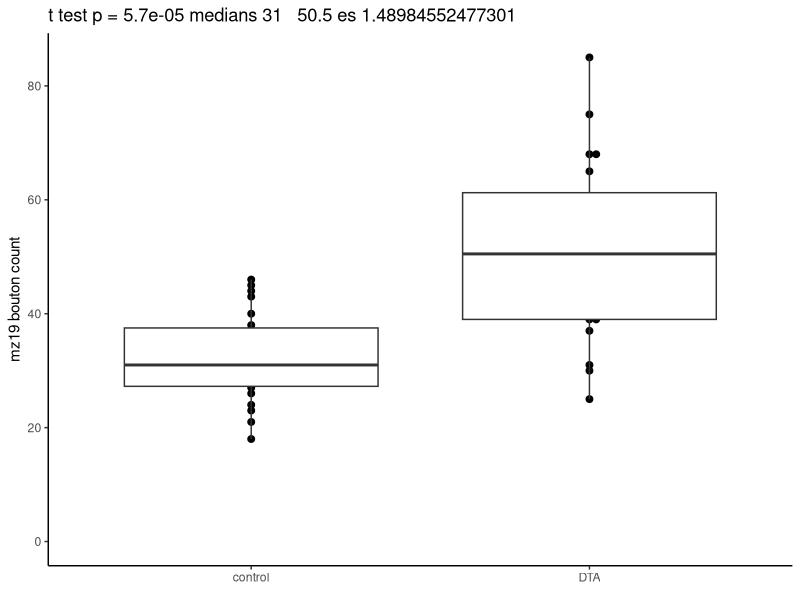
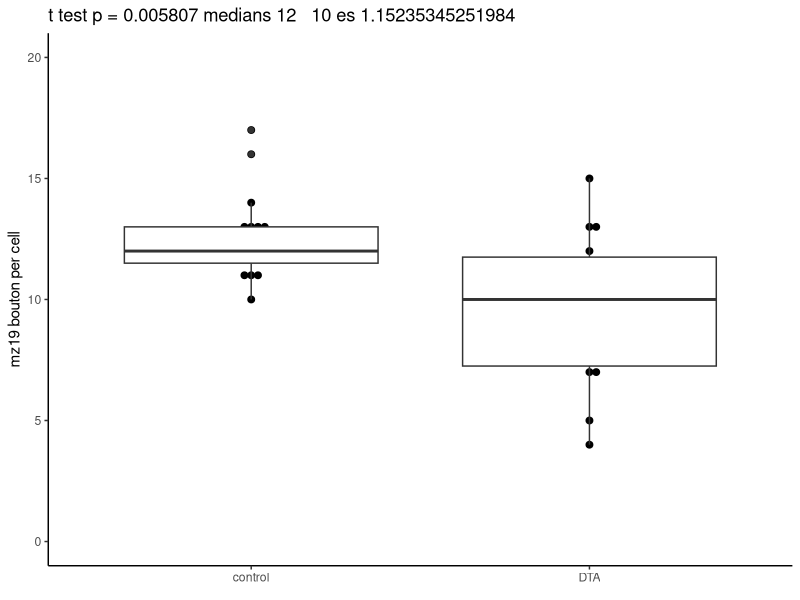
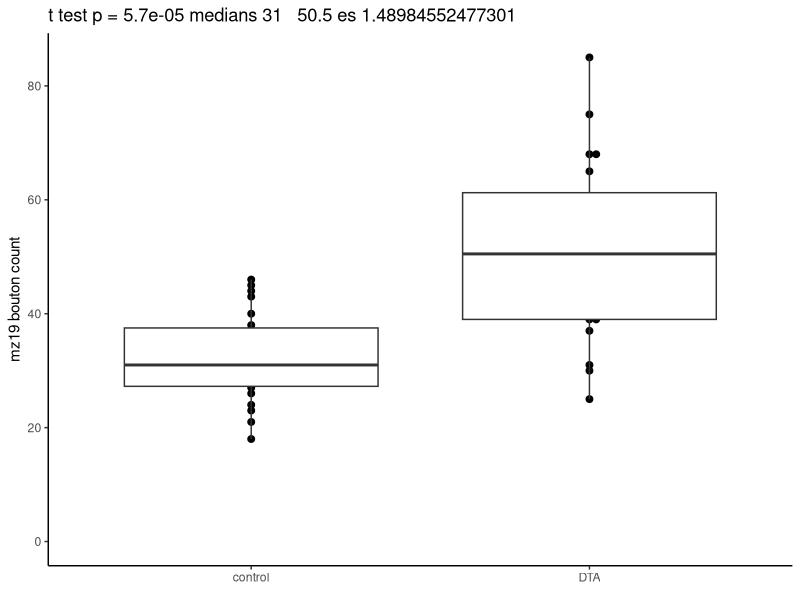
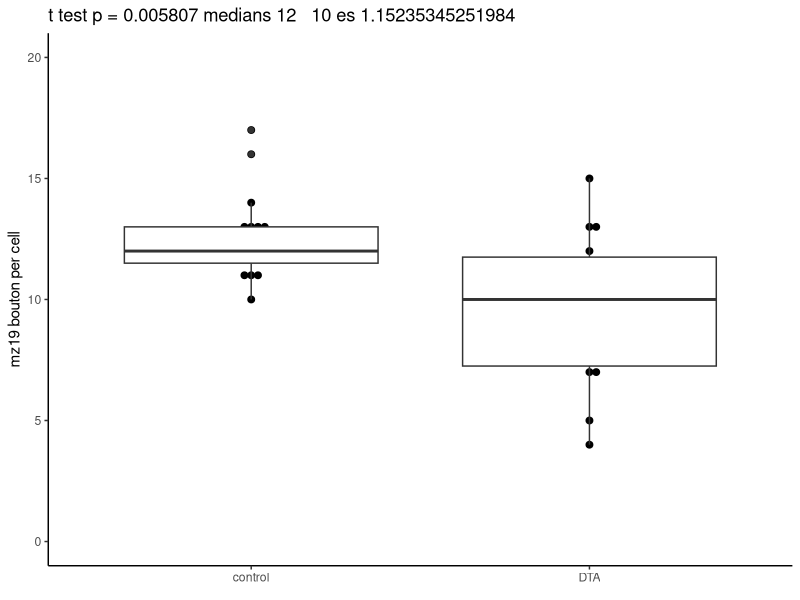

Write the R code that produced these figures, in order.
#Ablation Figure Collected Data
#started 04-26-2023
setwd("C:/Users/emmamtk/Dropbox (University of Michigan)/AhmedThorntonKolbe2022/CSVs for paper/Figure 6")
#load packages
library(ggplot2)
library(dplyr)
library(ggbeeswarm)
cohensd <- function(x,y){
  #absolute value of difference in group means
  diffinmeans <- abs(mean(x)-mean(y))
  #pooled standard deviation- root mean square of the standard deviations
  pooledsd <- sqrt(((sd(x)^2)+(sd(y)^2))/2)
  #cohens d
  return(diffinmeans/pooledsd)
}
#experiments
#20211201- VT033008 ablation with MZ19 label, luc RNAi control for DTA. anti GFP, anti dsRed, anti Chat
#20220511- VT033008 ablation with MZ19 label, empty attp40 control for DTA. anti GFP, anti dsRed, anti brp
#load data
mz19 <- read.csv('mz19_vt08_summary_data.csv')
#MZ19 bouton counts------
#shapiro test for normality
shapiro.test(filter(mz19,label=='control')$mz19.bouton.count) 
shapiro.test(filter(mz19,label=='DTA')$mz19.bouton.count) #both normal can use a t test
#t test for normal data
test <- t.test(filter(mz19,label=='control')$mz19.bouton.count,filter(mz19,label=='DTA')$mz19.bouton.count)
m1 <- median(filter(mz19,label=='control')$mz19.bouton.count)
m2 <- median(filter(mz19,label=='DTA')$mz19.bouton.count)
#cohens d for effect size
cd <- cohensd(filter(mz19, label=='control')$mz19.bouton.count,
              filter(mz19, label=='DTA')$mz19.bouton.count)

ggplot(mz19, aes(x= label, y=mz19.bouton.count))+
  stat_summary(fun = median, geom = "crossbar", width=.4, color = 'dark grey')+
  geom_beeswarm(size=2)+
  geom_boxplot()+
  ylim(0,85)+
  theme_classic()+
  ylab('mz19 bouton count')+
  xlab(element_blank())+
  ggtitle(paste("t test p =",round(test$p.value,6),                 
                subtitle = paste('medians',m1, ' ', m2, 'es',cd)))

ggsave('mz19_boutoncount.pdf',
       device = 'pdf',
       width = 4,height =6 ,units = 'in')  

#MZ19 cell count-------------
#mz19 cell count graph
shapiro.test(filter(mz19,label=='control')$mz19.cell.count) 
shapiro.test(filter(mz19,label=='DTA')$mz19.cell.count) #both normal can use a t test
#t test for normal data
test <- t.test(filter(mz19,label=='control')$mz19.cell.count,
               filter(mz19,label=='DTA')$mz19.cell.count)
m1 <- median(filter(mz19,label=='control')$mz19.cell.count, na.rm = T)
m2 <- median(filter(mz19,label=='DTA')$mz19.cell.count,na.rm = T)
#cohens d for effect size
cd <- cohensd(filter(mz19, label == 'control')$mz19.cell.count[!is.na(filter(mz19, label == 'control')$mz19.cell.count)],
        filter(mz19, label == 'DTA')$mz19.cell.count[!is.na(filter(mz19, label == 'DTA')$mz19.cell.count)])

ggplot(mz19, aes(x= label, y=mz19.cell.count))+
  stat_summary(fun = median, geom = "crossbar", width=.4, color = 'dark grey')+
  geom_beeswarm(size=2)+
  geom_boxplot()+
  ylim(0,20)+
  theme_classic()+
  ylab('mz19 bouton per cell')+
  xlab(element_blank())+
  ggtitle(paste("t test p =",round(test$p.value,6),                 
                subtitle = paste('medians',m1, ' ', m2, 'es',cd)))

ggsave('mz19_cellcount.pdf',
       device = 'pdf',
       width = 4,height =6 ,units = 'in')


